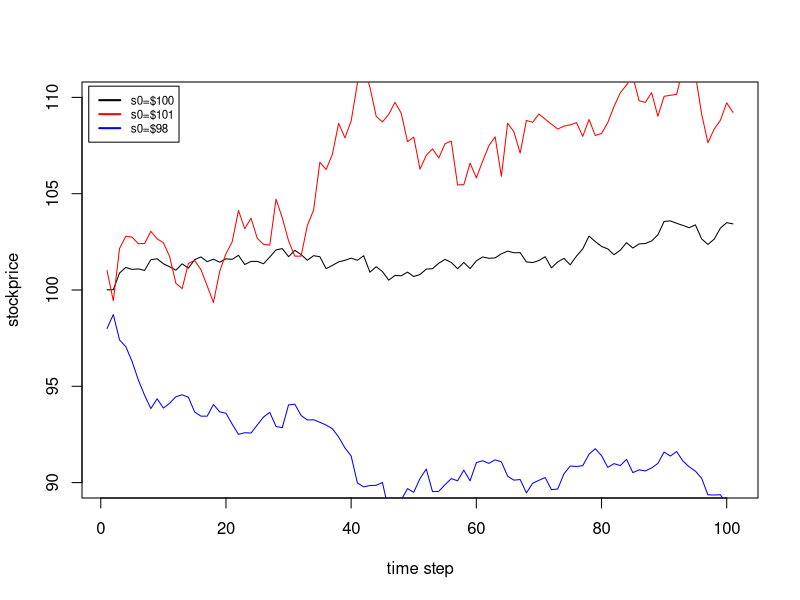

Reproduce this figure in R.
############################## Problem 1. Comparing different Monte Carlo schemes ###################################
##################(a)##################
MC.valuation <- function(type, S, K, T, r, sig,div){
  
  timestart<-Sys.time()
  #precompute constants
  N = 30
  M = 1e+03
  dt = T/N
  nudt = (r-div-0.5*sig^2)*dt
  sigsdt = sig*sqrt(dt)
  lnS = log(S)
  
  sum_CT = 0
  sum_CT2 = 0
  
  for(j in 1:M){ #for each simulation
    lnSt = lnS
    for(i in 1:N){ #for each time step
      ybi = rnorm(1)
      lnSt = lnSt+nudt+sigsdt*ybi
    }

    ST = exp(lnSt)
    if(type=="call")
      CT = max(0, ST - K)
    if(type=="put")
      CT = max(0, K - ST)
    sum_CT = sum_CT + CT
    sum_CT2 = sum_CT2 + CT^2
  }
  value = sum_CT/M*exp(-r*T) #discount option value to time 0
  SD = sqrt((sum_CT2 - sum_CT^2/M)*exp(-2*r*T)/(M-1))
  SE = SD/sqrt(M) #standard error
  cat("option price",value,"\n","standard error",SE,"\n")
  timeend<-Sys.time()
  runningtime<-timeend-timestart
  print(runningtime)
}
MC.valuation(type="call", S=100, K=100, T=1, r=0.06, sig=0.20,div=0.03)
MC.valuation(type="put", S=100, K=100, T=1, r=0.06, sig=0.20,div=0.03)

##################(b)##################
#with Antithetic variance reduction
MC.avr <- function(type, S, K, T, r, sig,div){
  
  timestart<-Sys.time()
  #precompute constants
  N = 30
  M = 1e+03
  dt = T/N
  nudt = (r-div-0.5*sig^2)*dt
  sigsdt = sig*sqrt(dt)
  lnS = log(S)
  
  sum_CT = 0
  sum_CT2 = 0
  
  for(j in 1:M){ #for each simulation
    lnSt1 = lnS
    lnSt2 = lnS
    for(i in 1:N){ #for each time step
      ybi = rnorm(1)
      lnSt1 = lnSt1+nudt+sigsdt*ybi
      lnSt2 = lnSt2+nudt+sigsdt*(-ybi)
    }
    
  St1 = exp(lnSt1)
  St2 = exp(lnSt2)
  if(type=="call")
    CT = 0.5*(max(0, St1 - K) + max(0, St2 - K))
  if(type=="put")
    CT = 0.5*(max(0, K - St1) + max(0, K - St2))
  
  sum_CT = sum_CT + CT
  sum_CT2 = sum_CT2 + CT^2
  }
  value = sum_CT/M*exp(-r*T) #discount option value to time 0
  SD = sqrt((sum_CT2 - sum_CT^2/M)*exp(-2*r*T)/(M-1))
  SE = SD/sqrt(M) #standard error
  cat("option price",value,"\n","standard error",SE,"\n")
  timeend<-Sys.time()
  runningtime<-timeend-timestart
  print(runningtime)
}
MC.avr(type="call", S=100, K=100, T=1, r=0.06, sig=0.20,div=0.03)


# Function to calculate opntion price by BS formular
BS <- function(type, S0, K, tau, r, sigma,div){
  
  d1 <- (log(S0/K)+(r-div+sigma^2/2)*tau) / (sigma*sqrt(tau)) 
  return(exp(-div*tau)*pnorm(d1))
}

#with delta-based control variate 
MC.dbcv <- function(type, S, K, T, r, sig,div){
  
  timestart<-Sys.time()
  #precompute constants
  N = 30
  M = 1e+03
  dt = T/N
  nudt = (r-div-0.5*sig^2)*dt
  sigsdt = sig*sqrt(dt)
  erddt = exp((r-div)*dt)
  
  beta1 = -1
  
  sum_CT = 0
  sum_CT2 = 0
  
  for(j in 1:M){ #for each simulation
    St = S
    cv = 0
    for(i in 1:N){ #for each time step
      t = (i-1)*dt
      delta = BS(type, S, K, T, r, sig,div)
      ybi = rnorm(1)
      Stn = St*exp(nudt + sigsdt*ybi)
      cv = cv + delta*(Stn - St*erddt)
      St = Stn
    }
    
    if(type=="call")
      CT = max(0, St - K) + beta1*cv
    if(type=="put")
      CT = max(0, K - St) + beta1*cv
    
    sum_CT = sum_CT + CT
    sum_CT2 = sum_CT2 + CT^2
  }
  value = sum_CT/M*exp(-r*T) #discount option value to time 0
  SD = sqrt((sum_CT2 - sum_CT^2/M)*exp(-2*r*T)/(M-1))
  SE = SD/sqrt(M) #standard error
  cat("option price",value,"\n","standard error",SE,"\n")
  timeend<-Sys.time()
  runningtime<-timeend-timestart
  print(runningtime)
}
MC.dbcv(type="call", S=100, K=100, T=1, r=0.06, sig=0.20,div=0.03)

#with Antithetic and delta-based control variate
MC.avr.dbcv <- function(type, S, K, T, r, sig,div){
  
  timestart<-Sys.time()
  #precompute constants
  N = 30
  M = 1e+03
  dt = T/N
  nudt = (r-div-0.5*sig^2)*dt
  sigsdt = sig*sqrt(dt)
  erddt = exp((r-div)*dt)
  beta1 = -1
  
  sum_CT = 0
  sum_CT2 = 0
  
  for(j in 1:M){ #for each simulation
    St1 = S
    St2 = S
    cv1 = 0
    cv2 = 0
    for(i in 1:N){ #for each time step
      t = (i-1)*dt
      delta1 = BS(type, S, K, T, r, sig,div)
      delta2 = BS(type, S, K, T, r, sig,div)
      ybi = rnorm(1)
      Stn1 = St1*exp(nudt + sigsdt*ybi)
      Stn2 = St2*exp(nudt + sigsdt*(-ybi))
      cv1 = cv1 + delta1*(Stn1 - St1*erddt)
      cv2 = cv2 + delta2*(Stn2 - St2*erddt)
      St1 = Stn1
      St2 = Stn2
    }
    
    if(type=="call")
      CT = 0.5*(max(0, St1 - K) + beta1*cv1 + max(0, St2 - K) + beta1*cv2)
    if(type=="put")
      CT = 0.5*(max(0, K - St1) + beta1*cv1 + max(0, K - St2) + beta1*cv2)
    
    sum_CT = sum_CT + CT
    sum_CT2 = sum_CT2 + CT^2
  }
  value = sum_CT/M*exp(-r*T) #discount option value to time 0
  SD = sqrt((sum_CT2 - sum_CT^2/M)*exp(-2*r*T)/(M-1))
  SE = SD/sqrt(M) #standard error
  cat("option price",value,"\n","standard error",SE,"\n")
  timeend<-Sys.time()
  runningtime<-timeend-timestart
  print(runningtime)
}
MC.avr.dbcv(type="call", S=100, K=100, T=1, r=0.06, sig=0.20,div=0.03)

######################################## Problem 2 Simulating the Heston model #######################################
###################(a)######################
heston.price <- function(scheme,params,S,r,q,T,K,C0){
  
  timestart<-Sys.time()
  #input all parameters
  kappa = params[1];
  theta = params[2];
  sig = params[3];
  V0    = params[4];
  rho   = params[5];
  lambda = params[6];
  
  #precompute constants
  N = 10
  M = 1e+04
  dt = T/N
  sigsdt = sig*sqrt(dt)
  lnS = log(S)
  
  sum_CT = 0
  sum_CT2 = c()
  
  for(j in 1:M){ #for each simulation
    lnSt = lnS
    v=V0
    for(i in 1:N){ #for each time step
      ybi = rho*rnorm(1)+sqrt(1-rho^2)*rnorm(1)
      #Absorption
      if(scheme=="Absorption"){
        v = max(0,v)+kappa*(theta-max(0,v))*dt+sigsdt*sqrt(max(0,v))*rnorm(1)
        v = max(0,v)
        lnSt = lnSt+(r-q-0.5*lambda^2*v)*dt+lambda*sqrt(v*dt)*ybi
      }
      #Reflection
      else if(scheme=="Reflection"){
        v = abs(v)+kappa*(theta-abs(v))*dt+sigsdt*sqrt(abs(v))*rnorm(1)
        v = abs(v)
        lnSt = lnSt+(r-q-0.5*lambda^2*v)*dt+lambda*sqrt(v*dt)*ybi
      }
      #Higham and Mao
      else if(scheme=="Higham and Mao"){
        v = v+kappa*(theta-v)*dt+sigsdt*sqrt(abs(v))*rnorm(1)
        v = abs(v)
        lnSt = lnSt+(r-q-0.5*lambda^2*v)*dt+lambda*sqrt(v*dt)*ybi
      }
      #Partial truncation
      else if(scheme=="Partial truncation"){
        v = v+kappa*(theta-v)*dt+sigsdt*sqrt(max(0,v))*rnorm(1)
        v = max(0,v)
        lnSt = lnSt+(r-q-0.5*lambda^2*v)*dt+lambda*sqrt(v*dt)*ybi
      }
      #Full truncation
      else if(scheme=="Full truncation"){
        v = v+kappa*(theta-max(0,v))*dt+sigsdt*sqrt(max(0,v))*rnorm(1)
        v = max(0,v)
        lnSt = lnSt+(r-q-0.5*lambda^2*v)*dt+lambda*sqrt(v*dt)*ybi
      }
    }
    ST = exp(lnSt)
    CT = max(0, ST - K)
    sum_CT = sum_CT + CT
    sum_CT2 = c(sum_CT2 ,CT)
  }
  value = sum_CT/M*exp(-r*T) #discount option value to time 0
  bias = value - C0
  sum_CT2 = sum_CT2*exp(-r*T)
  #RMSE = sqrt(mean((sum_CT2-C0)^2))
  RMSE = sqrt(bias^2+var(sum_CT2))
  cat("option price",value,"\n","bias",bias,"\n","root standard error",RMSE,"\n")
  timeend<-Sys.time()
  runningtime<-timeend-timestart
  print(runningtime)
}
heston.price(scheme = "Absorption",params = c(6.21,0.019,0.61,0.010201,-0.7,1),S=100,r=0.0319,q=0,T=1,K=100,C0=6.8061)
heston.price(scheme = "Reflection",params = c(6.21,0.019,0.61,0.010201,-0.7,1),S=100,r=0.0319,q=0,T=1,K=100,C0=6.8061)
heston.price(scheme = "Higham and Mao",params = c(6.21,0.019,0.61,0.010201,-0.7,1),S=100,r=0.0319,q=0,T=1,K=100,C0=6.8061)
heston.price(scheme = "Partial truncation",params = c(6.21,0.019,0.61,0.010201,-0.7,1),S=100,r=0.0319,q=0,T=1,K=100,C0=6.8061)
heston.price(scheme = "Full truncation",params = c(6.21,0.019,0.61,0.010201,-0.7,1),S=100,r=0.0319,q=0,T=1,K=100,C0=6.8061)

###################(b)######################
Heston_Price <- function(params,S0,r,q,T,k,C0){
  
  timestart<-Sys.time()
  #input all parameters
  kappa = params[1];
  theta = params[2];
  sigma = params[3];
  V0    = params[4];
  rho   = params[5];
  lambda = params[6];
  
  i <- sqrt(-1+0i)
  kappa <- c(4,2,1)
  u1 <- 0.5
  u2 <- -0.5
  a <- kappa*theta
  b1 <- kappa+lambda-rho*sigma
  b2 <- kappa+lambda
  N = 1e+04
  up = 700
  
  psi <- function(Phi,b,u){
    d <- sqrt((rho*sigma*Phi*i-b)^2 - sigma^2*(2*u*Phi*i-Phi^2))
    g <- (b-rho*sigma*Phi*i+d)/(b-rho*sigma*Phi*i-d)
    C <- (r-q)*Phi*i*T+kappa*theta*((b-rho*sigma*Phi*i+d)*T - 
                                      2*log((1-g*exp(d*T))/(1-g)))/sigma^2
    D <- (b-rho*sigma*Phi*i+d)/sigma^2 * ((1-exp(d*T))/(1-g*exp(d*T)))
    y <- exp( C+D*V0+i*Phi*log(S0))
    return(y)
  }
  
  expre <- function(Phi,b,u,k){
    y <- Re(exp(-i*Phi*log(k))*psi(Phi,b,u)/(i*Phi))
    return(y)
  }
  
  #use simpon method to calculate integral
  Simpon <- function(up,N,b,u,k){
    In <- 0
    h <- up/N
    for(j in 1:N+1){
      Phi <- j*h
      Phi1 <- (j-1)*h
      area <- (Phi - Phi1)/6 * (expre(Phi1,b,u,k) + 
                                  4*expre((Phi + Phi1)/2,b,u,k)+expre(Phi,b,u,k))
      In <- area + In
    }
    return(In)
  }
  
  #calculate option price by Hedson model
  simpon1 <- mean(Simpon(up,N,b1,u1,k))
  simpon2 <- mean(Simpon(up,N,b2,u2,k))
  P1 <- 1/2 + 1/pi * simpon1
  P2 <- 1/2 + 1/pi * simpon2
  price <- S0*P1 - k*exp(-(r-q)*T)*P2
  
  bias = abs(price - C0)
  RMSE = sqrt(bias^2+var(price))
  cat("option price",price,"\n","bias",bias,"\n","root standard error",RMSE,"\n")
  timeend<-Sys.time()
  runningtime<-timeend-timestart
  print(runningtime)
}
Heston_Price(params = c(6.21,0.019,0.61,0.010201,-0.7,1),S0=100,r=0.0319,q=0,T=1,k=100,C0=6.8061)

###################(c)######################
i <- sqrt(-1+0i)
S0 <- 100
K <- 100
r <- 0.00319
T <- 1
sigma <- 0.61

alpha <- 4
lambda <- 1
N <- 1024
eta <- 2*pi/N/lambda

chara_fun <- function(u){
  exp(i*(log(S0)+(r-sigma^2/2)*T)*u - 0.5*sigma^2*T*u^2)
}

psi_fun <-function(nu){
  term1 = exp(-r*T)*chara_fun(nu-(alpha+1)*i)
  term2 = alpha^2+alpha-nu^2+i*(2*alpha+1)*nu
  term1/term2
}

Kronecker.delta <- function(x){
  if(x==0)
    return(1)
  else
    return(0)
}

call_price <- function(u){
  #substitute some parameters
  a = N*eta
  b = 1/2*N*lambda #strike level from -b to b
  ku = -b+lambda*(u-1)
  
  term = c()
  #Using the trapezoid rule for the integral
  for(j in 1:N){
    nu.j = eta*(j-1)
    term1 = exp(-i*2*pi/N*(j-1)*(u-1)) * exp(i*b*nu.j)
    term2 = psi_fun(nu.j) * eta/3 * (3+(-1)^j-Kronecker.delta(j-1))
    term = c(term,term1*term2)
  }
  return(Re(exp(-alpha*ku)/pi * sum(term)))
}
b = 1/2*N*lambda
u = round((K+b)/lambda+1)
cat("option price by FFT: ",call_price(u),"\n")

############################ Problem 3 Generating correlated BM and pricing basket options ###########################
###################(a)######################
mat.corr <- matrix(data=c(1.0,0.5,0.2,0.5,1.0,-0.4,0.2,-0.4,1.0),nrow=3,ncol=3)
L = t(chol(mat.corr))
L
###################(b)######################
s0 <- c(100,101,98)
mu <- c(0.03,0.06,0.02)
sig <- c(0.05,0.2,0.15)
nu <- mu-0.5*sig^2
T <- 100/365
m <- 1000
dt <- 1/365
n <- T/dt

set.seed(1)
ST1=ST2=ST3=c()
for(i in 1:m){
  x <- matrix(rnorm(3*n),nrow=n,ncol=3)
  ep <- x%*%L
  e1 <- append(0,ep[,1])
  e2 <- append(0,ep[,2])
  e3 <- append(0,ep[,3])
  s1=s2=s3=c()
  S1=s0[1]
  S2=s0[2]
  S3=s0[3]
  for(j in 1:(n+1)){
    S1 <- S1*exp(nu[1]*dt+e1[j]*sig[1]*sqrt(dt))
    S2 <- S2*exp(nu[2]*dt+e2[j]*sig[2]*sqrt(dt))
    S3 <- S3*exp(nu[3]*dt+e3[j]*sig[3]*sqrt(dt))
    s1 <- c(s1,S1)
    s2 <- c(s2,S2)
    s3 <- c(s3,S3)
  }
  ST1 <- c(ST1,s1[101])
  ST2 <- c(ST2,s2[101])
  ST3 <- c(ST3,s3[101])
}
plot(1:(n+1),s1,ylim=c(90,110),xlab="time step",ylab = "stockprice",,type="l")
lines(1:(n+1),s2,col="red")
lines(1:(n+1),s3,col="blue")
legend("topleft",c("s0=$100","s0=$101","s0=$98"),inset = .01,col=c("black","red","blue"),lwd=2,cex=0.7)

stock1 <- mean(ST1) #stock price of asset1
stock2 <- mean(ST2) #stock price of asset2
stock3 <- mean(ST3) #stock price of asset3
data.frame(stock1,stock2,stock3)

###################(c)######################
basket.price <- function(type,K,r,T,m){

  sum_CT = 0
  for(i in 1:m){   
    x <- matrix(rnorm(300),nrow=100,ncol=3)
    ep <- x%*%t(L)
    e1 <- append(0,ep[,1])
    e2 <- append(0,ep[,2])
    e3 <- append(0,ep[,3])
    s1=s2=s3=c()
    S1=s0[1]
    S2=s0[2]
    S3=s0[3]
    for(j in 1:(n+1)){
      S1 <- S1*exp(nu[1]*dt+e1[j]*sig[1]*sqrt(dt))
      S2 <- S2*exp(nu[2]*dt+e2[j]*sig[2]*sqrt(dt))
      S3 <- S3*exp(nu[3]*dt+e3[j]*sig[3]*sqrt(dt))
      s1 <- c(s1,S1)
      s2 <- c(s2,S2)
      s3 <- c(s3,S3)
    }
    a1=a2=a3=1/3
    U = a1*s1+a2*s2+a3*s3 #price of basket stocks
    #print(U[100])
    if(type=="call"){
      alpha=1
      CT = max(0,alpha*(U[101]-K))
    }
    else if(type=="put"){
      alpha=-1
      CT = max(0,alpha*(U[101]-K))
    }
    sum_CT = sum_CT + CT
  }
  value = sum_CT/m*exp(-r*T)
  return(value)
}
basket.price(type = "call",K = 100,r=0.11/3,T=100/365,m=1000)
basket.price(type = "put",K = 100,r=0.11/3,T=100/365,m=1000)

###################(d)######################
basket.exotic.price <- function(B,s,mu,sig,K,r,T,m){

  sum_CT = 0
  for(i in 1:m){   
    x <- matrix(rnorm(300),nrow=100,ncol=3)
    ep <- x%*%t(L)
    e1 <- append(0,ep[,1])
    e2 <- append(0,ep[,2])
    e3 <- append(0,ep[,3])
    s1=s2=s3=c()
    S1=s0[1]
    S2=s0[2]
    S3=s0[3]
    for(j in 1:(n+1)){
      S1 <- S1*exp(nu[1]*dt+e1[j]*sig[1]*sqrt(dt))
      S2 <- S2*exp(nu[2]*dt+e2[j]*sig[2]*sqrt(dt))
      S3 <- S3*exp(nu[3]*dt+e3[j]*sig[3]*sqrt(dt))
      s1 <- c(s1,S1)
      s2 <- c(s2,S2)
      s3 <- c(s3,S3)
    }
    a1=a2=a3=1/3
    U = a1*s1+a2*s2+a3*s3 #price of basket stocks
    #print(U[100])
    A2 = mean(s2)
    A3 = mean(s3)
    
    for(i in 1:(n+1)){
      if(s2[i] > B){ #condition(i)
        CT = max(0,s2[101]-K)
        break;
      }
    }
    if(which.max(s2) > which.max(s3)) #condition(ii)
      CT = max(0,s2[101] - K)^2
    if(A2 > A3) #condition(iii)
      CT = max(0,A2 - K)
    else  #condition(iv)
      CT = max(0,U[101]-K)
    sum_CT = sum_CT + CT
  }
  value = sum_CT/m*exp(-r*T)
  return(value)
}
basket.exotic.price(B=104,s=s0,mu=mu,sig=sig,K=100,r=0,T=100/365,m=1000)
